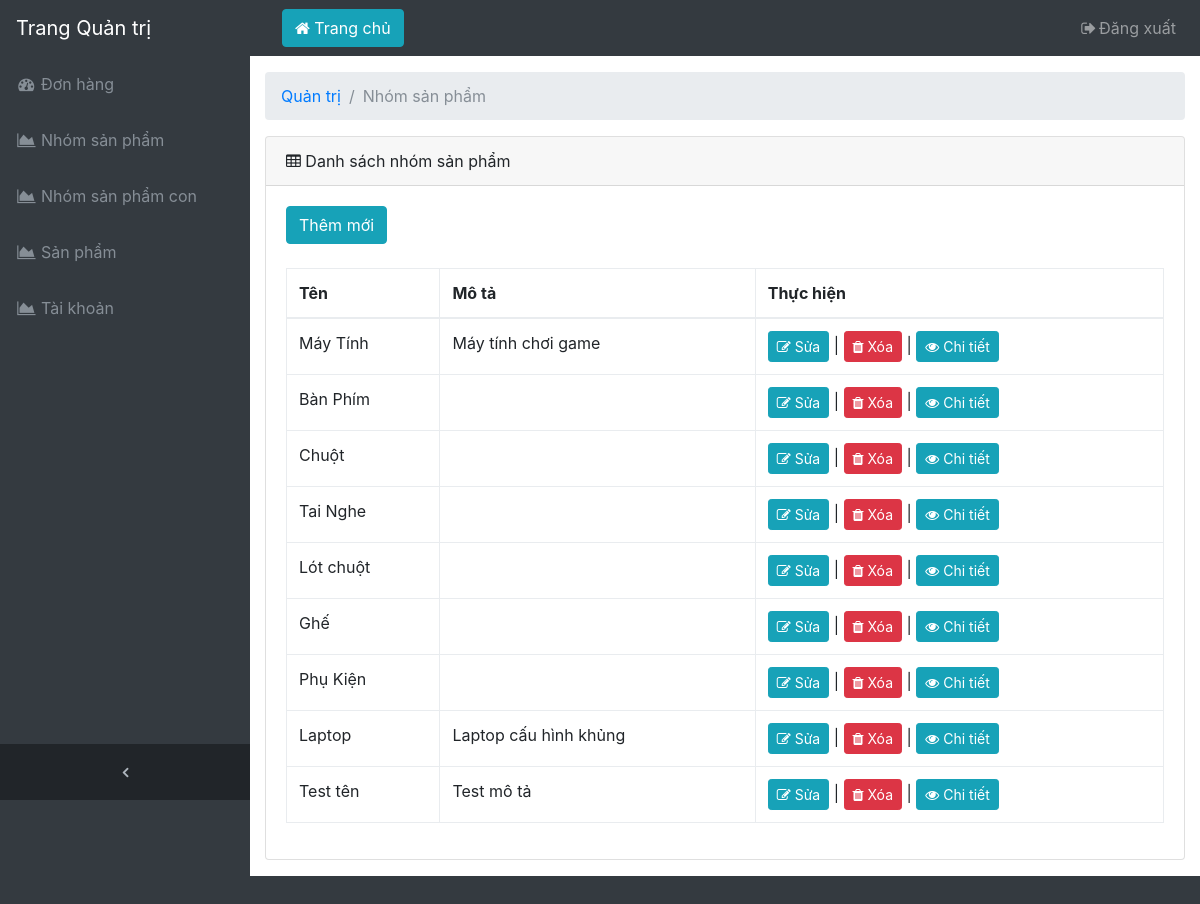
Page /admin/categories.php (signed in) on the committed database.
### tables this page shows
CREATE TABLE `categories` (
  `id` int(11) NOT NULL,
  `name` varchar(255) DEFAULT NULL,
  `description` varchar(255) DEFAULT NULL,
  `active` bit(1) DEFAULT b'1'
);

### products.php (called while the page is built, shortened)
<?php
    require_once('config.php');
    function getCategories() {
        $connection = getConnection();
        $sql = "SELECT * FROM categories WHERE active=1";
        $result = select($connection, $sql);
        $categories = array();
        while($item = mysqli_fetch_array($result)) {
            $item['subcategories'] = getSubcategoriesByCategoryId($item['id']);
            $categories[] = $item;
        }
        return $categories;
    }
    function getSubcategoriesByCategoryId($cateid) {
        $connection = getConnection();
        $sql = "SELECT categories.name AS catename, subcategories.* FROM subcategories LEFT JOIN categories ON subcategories.cateid = categories.id WHERE cateid=$cateid";
        $result = select($connection, $sql);
        $subcategories = array();
        while($item = mysqli_fetch_array($result)) {
            $subcategories[] = $item;
        }
        return $subcategories;
    }
?>

### config.php (called while the page is built, shortened)
<?php
function select($connection, $sql) {
    return mysqli_query($connection, $sql);
}
?>

### admin/categories.php (the view, shortened to what this page needs)
<?php
    include_once('../products.php');
?>
<!DOCTYPE html>
<html lang="en">
<head>
  <link href="vendor/bootstrap/css/bootstrap.min.css" rel="stylesheet">
  <link href="vendor/font-awesome/css/font-awesome.min.css" rel="stylesheet" type="text/css">
  <link href="vendor/datatables/dataTables.bootstrap4.css" rel="stylesheet">
  <link href="css/sb-admin.css" rel="stylesheet">
</head>
<body class="fixed-nav sticky-footer bg-dark" id="page-top">
  <?php include_once('navigation.php'); ?>
  <div class="content-wrapper">
    <div class="container-fluid">
      <ol class="breadcrumb">
        <li class="breadcrumb-item">
          <a href="index.php">Quản trị</a>
        </li>
        <li class="breadcrumb-item active">Nhóm sản phẩm</li>
      </ol>
      <div class="card mb-3">
        <div class="card-header">
          <i class="fa fa-table"></i> Danh sách nhóm sản phẩm</div>
        <div class="card-body">
            <a href="categories_add.php" class="btn btn-info">Thêm mới</a>
            <br><br>
          <div class="table-responsive">
            <table class="table table-bordered" id="dataTable" width="100%" cellspacing="0">
              <thead>
                <tr>
                  <th>Tên</th>
                  <th>Mô tả</th>
                  <th>Thực hiện</th>
                </tr>
              </thead>
              <tbody>
<?php
    $categories = getCategories();
    for($i = 0; $i < count($categories); $i++) {
?>
                <tr>
                  <td><?php echo $categories[$i]['name']; ?></td>
                  <td><?php echo $categories[$i]['description']; ?></td>
                  <td><a class="btn btn-sm btn-info" href="categories_edit.php?id=<?php echo $categories[$i]['id']; ?>"><i class="fa fa-edit"></i> Sửa</a>
                  | <a class="btn btn-sm btn-danger" href="categories_delete.php?id=<?php echo $categories[$i]['id']; ?>"><i class="fa fa-trash"></i> Xóa</a>
                  | <a class="btn btn-sm btn-info" href="subcategories.php?cateid=<?php echo $categories[$i]['id']; ?>"><i class="fa fa-eye"></i> Chi tiết</a></td>
                </tr>
<?php
    }
?>
              </tbody>
            </table>
          </div>
        </div>
      </div>
    </div>
  </div>
</body>
</html>

### admin/css/sb-admin.css (style rules this page uses)
html { position: relative; min-height: 100%; }
body { overflow-x: hidden; }
body.sticky-footer { margin-bottom: 56px; }
body.sticky-footer .content-wrapper { min-height: calc(100vh - 56px - 56px); }
body.fixed-nav { padding-top: 56px; }
.content-wrapper { min-height: calc(100vh - 56px); padding-top: 1rem; }
.content-wrapper { overflow-x: hidden; background: white; }
@media (min-width: 992px) { .content-wrapper { margin-left: 250px; } }

### rows in the picture
categories: name "Máy Tính", description "Máy tính chơi game"
categories: name "Chuột"
categories: name "Tai Nghe"
categories: name "Ghế"
categories: name "Phụ Kiện"
categories: name "Laptop", description "Laptop cấu hình khủng"
categories: name "Test tên", description "Test mô tả"

### other values in the picture
$categories[$i]['name'] "Bàn Phím"
$categories[$i]['name'] "Lót chuột"
